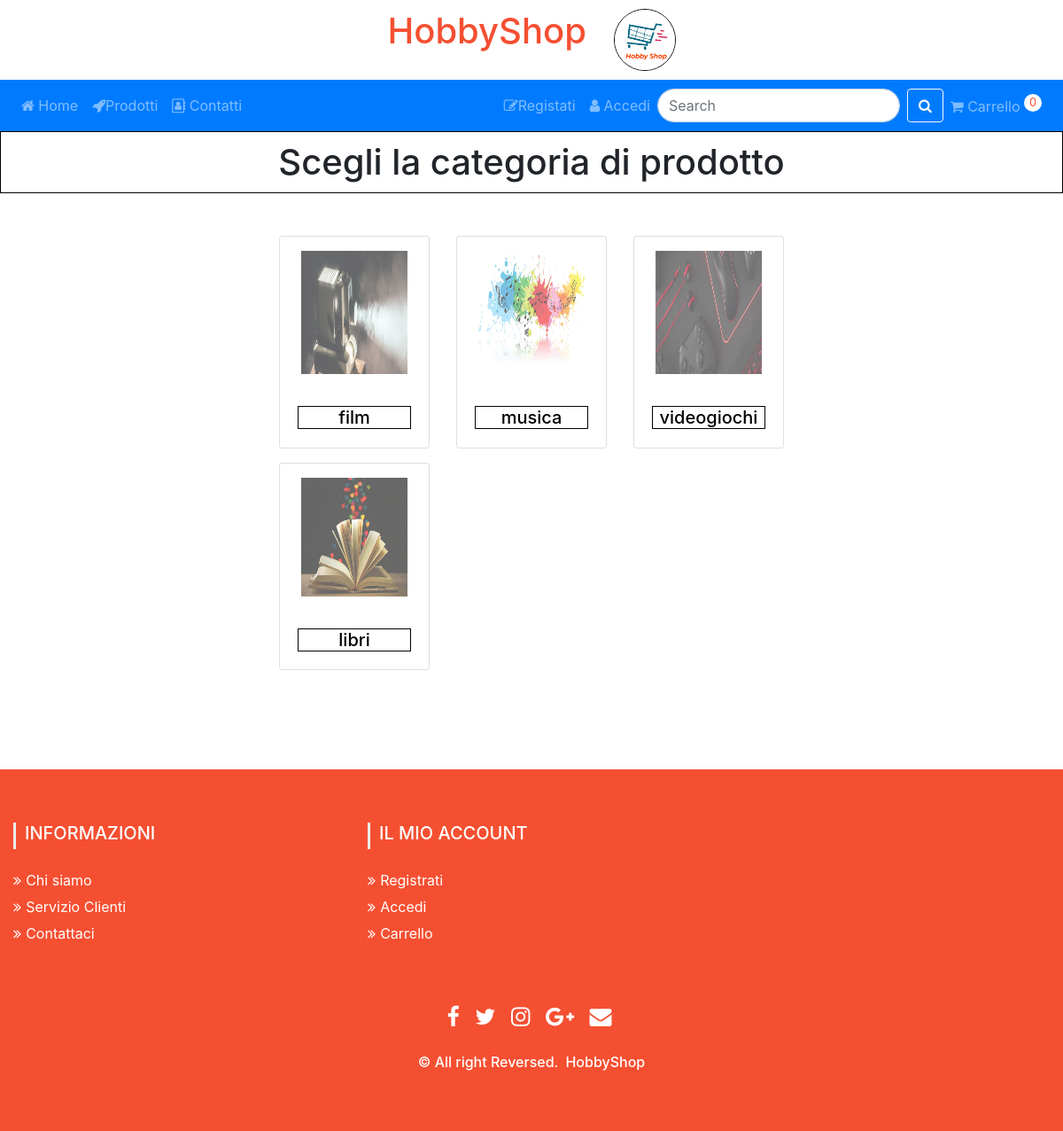
Screenshot of /categoria.php with the database file from the repository.
### tables this page shows
CREATE TABLE `categoria` (
  `id` int(11) NOT NULL,
  `nome` varchar(15) NOT NULL,
  `immagine` varchar(30) NOT NULL
);

### db.php (called while the page is built, shortened)
<?php
function connect()
{
  $dsn = 'mysql:dbname=HobbyShop;host=127.0.0.1;port=3306';
  $db = new PDO($dsn, 'root', '');
  return $db;
}
  function perform_query($query)
  {
    try {
      $db = connect();
      $rows = $db->query($query);
      return $rows;
    } catch (PDOException $e) {
      ?>
      <p>Sorry, a database error occurred.</p>
      <?php
      return NULL;
    }
  }
          ?>

### categoria.php (the view, shortened to what this page needs)
<?php include_once("db.php");?>
<?php include("Template/top.php"); ?>
<?php
$query = "SELECT * FROM categoria";
$rows = perform_query($query);
?>
<?php
function printCard($rows)
{
foreach ($rows as $key => $row) {
  ?>
  <div class="card" > <a href="prodotti.php?id= <?= $row["id"] ?>"  action="POST">
  <img class="card-img-top"src="<?= "img/". $row['immagine'] ?>" id = "overID"  alt="...">
  <div class="card-body">
    <h5 class="card-title" id="card-title"> <?= $row["nome"] ?>  </h5>
  </div>
</a>
</div>
  <?php
  if($key % 2 == 0 && $key!=0)
    {
      return;}
  }
}
?>
<div class="main">
<h1> Scegli la categoria di prodotto </h1>
</div>
<div class="sfondo">
  <row>
    <?php for ($i=0; $i < 3; $i++) {
      ?>
    <div class="col-sm-6">
      <div class="card-deck">
              <?php printCard($rows);
                ?>
      </div>
    </div>
  <?php }
   ?>
  </row>
</div>
<?php include("Template/footer.php"); ?>

### css/main.css (style rules this page uses)
h1 { margin : 10px 10px 10px 10px; }
.card { display: flex; }
.main { text-align: center; border : 1px groove black; }
.main { margin-bottom: 3rem; }
#card-title { text-align: center; border: 1px solid black; }
.sfondo > row > .col-sm-6 > .card-deck> .card { display: inline; max-height: 48rem; overflow: hidden; padding-bottom: 3rem; }
.sfondo > row > .col-sm-6 > .card-deck> .card > a >img { padding: 1rem 1rem 1rem 1rem; margin-left: 5%; width: 90%; height: 90%; transition: transform .2s; opacity: 0.6; display: inline; }
.sfondo > row > .col-sm-6 > .card-deck > .card> a { color: black; text-decoration: none; }
.sfondo { padding-bottom: 5rem; background-color: white; }
.sfondo > row > .col-sm-6 { background-color: white; padding-bottom: 1rem; margin: auto; }
img.card-img-top { height: auto; max-height: 350px; }

### rows the page displays
categoria: immagine (picture), nome "film"
categoria: immagine (picture), nome "musica"
categoria: immagine (picture), nome "videogiochi"
categoria: immagine (picture), nome "libri"
